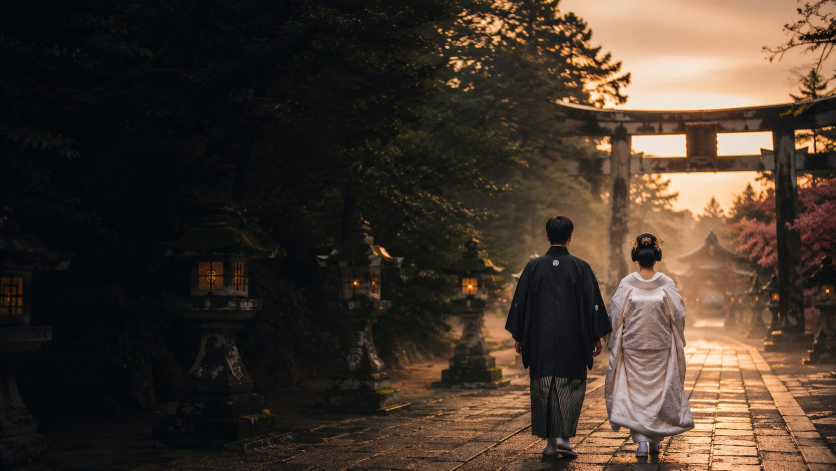
#> input picture wedding/hero.jpg, 1672 x 941 px (shown at 1/2 size)
$ python -i build_reel_anim.py   (imports and definitions only)
#> lines starting #> are read from the running program, lines starting #| are printed output that depends on the picture; after the words box and inside, x2 and y2 are one past the last pixel; in counts of white or black regions, pixels touching at a corner belong together
#> in petal_sprite, `im = Image.new('RGBA', (size, size), (0, 0, 0, 0))`: im: PIL image 26x26 RGBA; every value is 0
#> further down, picture is the input picture: PIL image 1672x941 RGB; mean R, G, B 67.6, 54.6, 44.1
#!/usr/bin/env python3
# -*- coding: utf-8 -*-
"""
Animated ("kinetic typography") v2 of the Tsumugi x Raha Kenya reel.

Replicates the motion language of the reference Instagram ad:
  - line-by-line text reveal (fade + rise, eased)
  - emphasis box that wipes in behind the punch line
  - warm light-burst transitions between scenes
  - drifting sakura petals
  - Ken Burns push on every photo

Renders the whole thing as a 30fps RGB frame stream piped straight into
ffmpeg (libx264).  No Canva required.
"""
import os, math, subprocess, random
from PIL import Image, ImageDraw, ImageFont, ImageEnhance, ImageFilter, ImageChops
import imageio_ffmpeg

REPO  = os.path.dirname(os.path.dirname(os.path.abspath(__file__)))
WED   = os.path.join(REPO, "wedding")
FONTS = "/tmp/reel/fonts"
OUT   = "/tmp/reel/out"
DBG   = "/tmp/reel/anim_dbg"
# [1 line not run here, left out]
# [1 line that did not run here, left out]

W, H, FPS = 1080, 1920, 30
CREAM = (246, 239, 230); GOLD = (224, 196, 122); GOLD2 = (201, 162, 75); SUMI = (20, 16, 14)
SERIF = os.path.join(FONTS, "NotoSerifJP.ttf"); SANS = os.path.join(FONTS, "NotoSansJP.ttf")
COLORS = {"cream": CREAM, "gold": GOLD}
# [1 line not run here, left out]

# [6 lines left out: function font, not called in this run]

def ease_out(p):  return 1 - (1 - p) ** 3
def clamp(v, a=0.0, b=1.0): return a if v < a else b if v > b else v

# ---------- text line rendering (tight RGBA w/ soft shadow) ----------
def line_width(f, s, tr): return sum(f.getlength(c) for c in s) + tr * (len(s) - 1) if s else 0
# [25 lines left out: functions fit_font, render_line, cover, not called in this run]

def warm_grade(img, dark=0.0):
#> called with dark = 0
    w, h = img.size
#> w = 1672; h = 941
    img = ImageEnhance.Color(img).enhance(1.14)
    img = ImageEnhance.Contrast(img).enhance(1.07)
    img = ImageEnhance.Brightness(img).enhance(1.02 - dark)
    r, g, b = img.split()
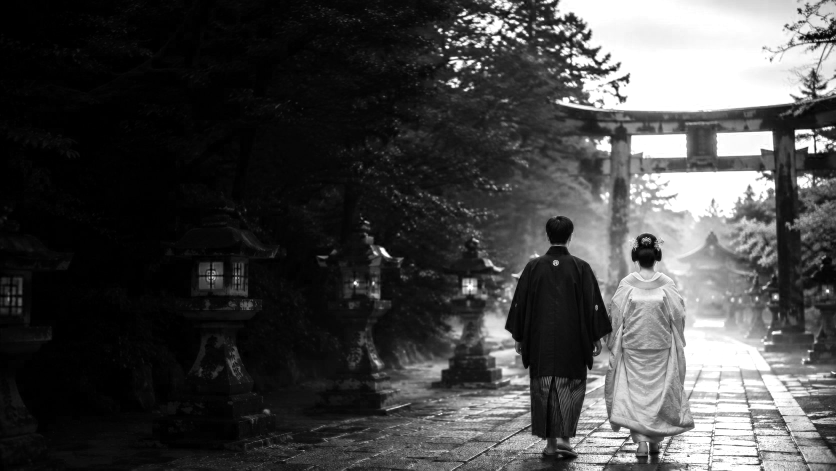
#> r: PIL image 1672x941 L (shown at 1/2 size); min 0, max 255, mean 69.2
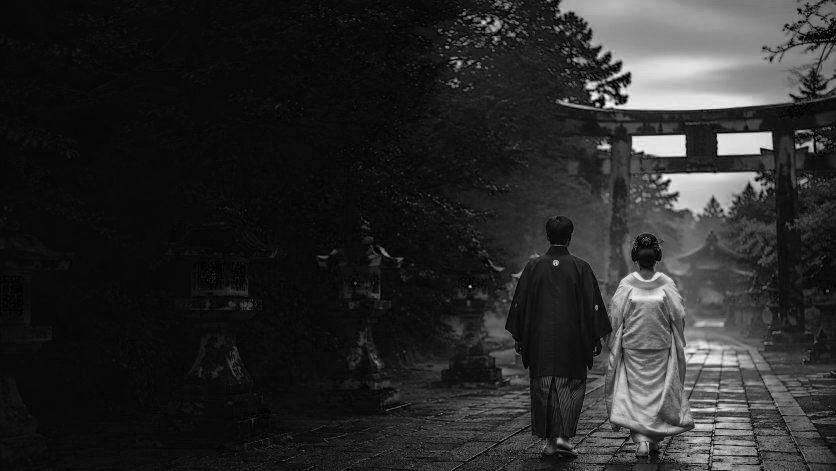
#> b: PIL image 1672x941 L (shown at 1/2 size); min 0, max 253, mean 40.6
    r = r.point(lambda v: min(255, int(v * 1.07 + 6))); b = b.point(lambda v: int(v * 0.93))
    img = Image.merge("RGB", (r, g, b))
    glow = Image.new("RGB", (w, h), (255, 186, 112)); mask = Image.new("L", (w, h), 0)
#> after `glow = Image.new('RGB', (w, h), (255, 186, 112))`:
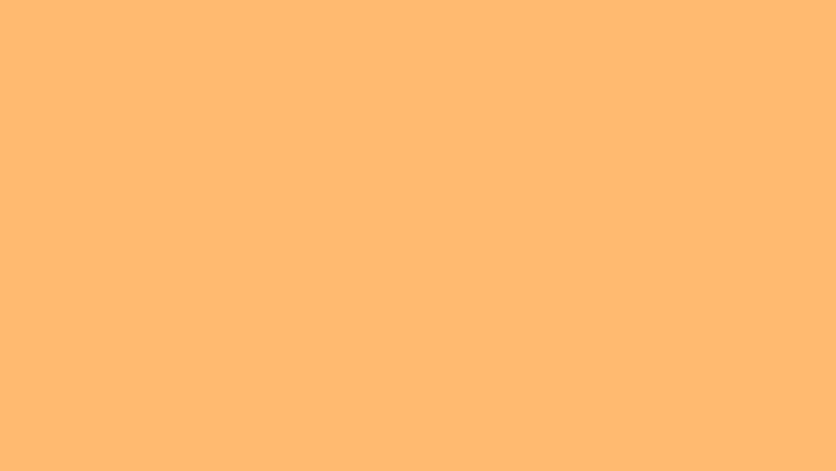
#> glow: PIL image 1672x941 RGB (shown at 1/2 size); mean R, G, B 255, 186, 112
#> after `mask = Image.new('L', (w, h), 0)`: mask: PIL image 1672x941 L; every value is 0
    ImageDraw.Draw(mask).ellipse([-w*0.3, -h*0.25, w*1.3, h*0.6], fill=70)
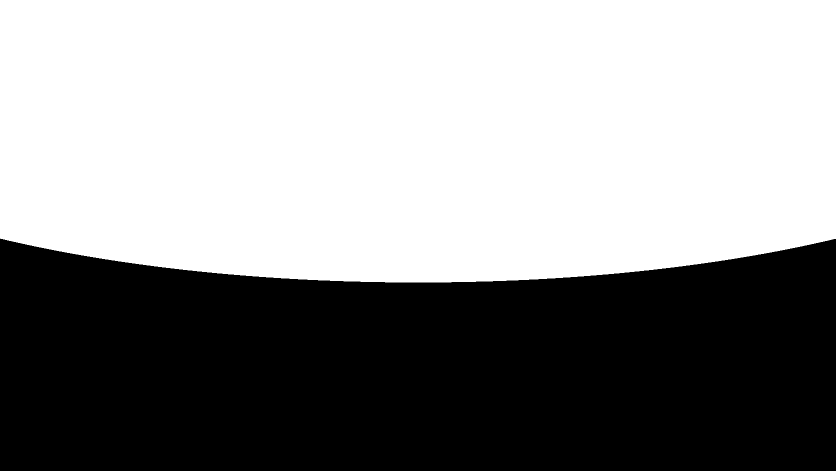
#> mask: PIL image 1672x941 L (shown at 1/2 size); values 0 (black) and 70 (white), 57.1% white; 1 black region, box (x1, y1, x2, y2) and area: (0, 477, 1672, 941) 675182
    mask = mask.filter(ImageFilter.GaussianBlur(int(w*0.2)))
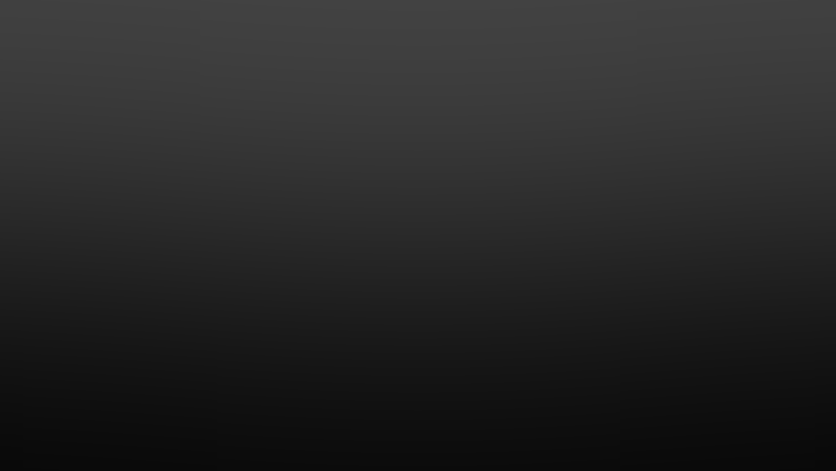
#> mask: PIL image 1672x941 L (shown at 1/2 size); min 9, max 66, mean 39
    img = Image.composite(ImageChops.screen(img, glow), img, mask)
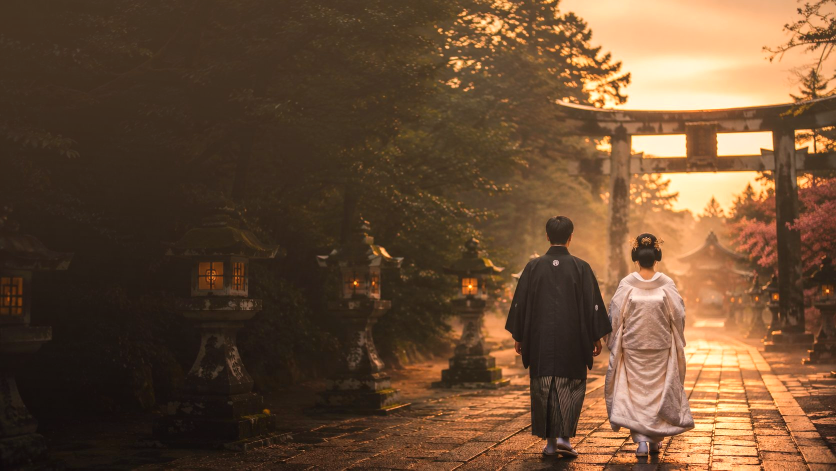
#> img: PIL image 1672x941 RGB (shown at 1/2 size); mean R, G, B 105, 76.4, 52
    vig = Image.new("L", (w, h), 0)
    ImageDraw.Draw(vig).ellipse([-w*0.18, -h*0.12, w*1.18, h*1.12], fill=255)
#> vig: PIL image 1672x941 L; 98.5% white; 4 black regions, box (x1, y1, x2, y2) and area: (0, 0, 165, 76) 5945, (1508, 0, 1672, 76) 5869, (0, 866, 163, 941) 5780, (1510, 866, 1672, 941) 5705
    vig = vig.filter(ImageFilter.GaussianBlur(int(w*0.24)))
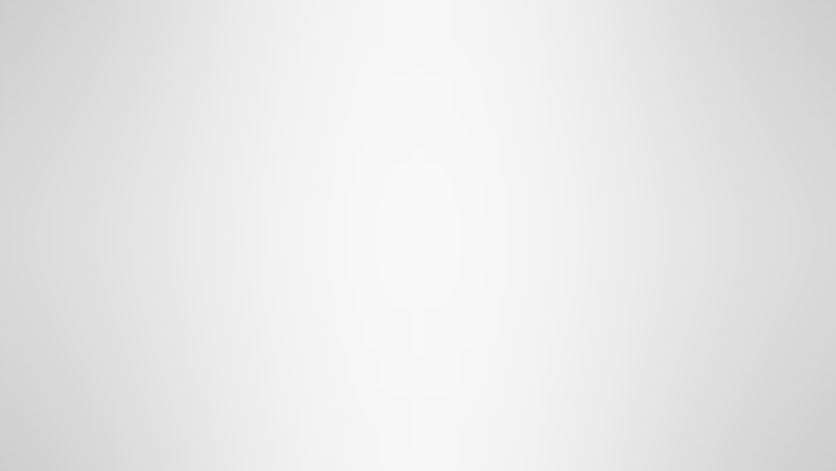
#> vig: PIL image 1672x941 L (shown at 1/2 size); min 205, max 248, mean 232.2
    img = Image.composite(img, ImageEnhance.Brightness(img).enhance(0.62), vig)
    return img

# [7 lines left out: function bottom_scrim, not called in this run]

# ---------- petal sprite + field ----------
def petal_sprite(size=26):
    im = Image.new("RGBA", (size, size), (0, 0, 0, 0)); d = ImageDraw.Draw(im)
    d.ellipse([size*0.18, size*0.05, size*0.82, size*0.95], fill=(247, 214, 214, 235))
    d.ellipse([size*0.30, size*0.12, size*0.70, size*0.6], fill=(255, 235, 235, 120))
    return im
PETAL = petal_sprite()
PETALS = [dict(x=random.uniform(0, W), y=random.uniform(-H, H), v=random.uniform(36, 80),
               amp=random.uniform(18, 55), w=random.uniform(0.5, 1.4), ph=random.uniform(0, 6.28),
               sc=random.uniform(0.45, 1.15), rot=random.uniform(0, 360),
               rv=random.uniform(-40, 40)) for _ in range(26)]

# [7 lines left out: function draw_petals, not called in this run]

# ---------- scene model ----------
FRAMES = [
    dict(img="hero.jpg", kicker="MARRY WHERE YOUR ROOTS BEGAN", kb="in",
         jp=[("いつか、","cream",1.0,0),("おじいちゃんの国で。","cream",1.0,1)],
         en="One day, in the country we come from."),
    dict(img="shrine.jpg", kb="out",
         jp=[("「日本で挙げたい」。","cream",1.0,0),("でも、言葉も段取りも、","cream",0.92,0),
             ("全部むこう側。","cream",1.0,1)],
         en="The language, the planning, it all feels far away."),
    dict(img="showcase-sakura.jpg", kb="in",
         jp=[("大丈夫。","gold",1.25,1),("「想い」だけ、持ってくればいい。","cream",0.92,0)],
         en="Bring only what matters. We carry the rest."),
    dict(img="kimono.jpg", kb="out",
         jp=[("神社の儀式も、着物も、料理も。","cream",0.9,0),("——英語で、ぜんぶ。","gold",1.1,1)],
         en="Shrine rites, kimono, cuisine, handled in English."),
    dict(img="family.jpg", kb="in",
         jp=[("家族の旅まで、","cream",1.0,0),("ひとつの窓口で。","cream",1.0,1)],
         en="Even your family's journey, one planner, one contact."),
    dict(img="showcase-ryokan.jpg", kicker="OUR STORY SO FAR", kb="out",
         jp=[("これまで、","cream",0.82,0),("50組以上の","gold",1.55,1),
             ("「ルーツに還る一日」を。","cream",0.94,0)],
         en="50+ celebrations. Families, home again."),
    dict(img="hero.jpg", cta=True, kb="in",
         jp=[("あなたの物語を、","cream",1.0,0),("聞かせて。","cream",1.0,0)],
         en="Tell us your story", button="▶ まずは無料相談"),
]

SCENE_DUR = 3.7
FLASH = 0.42

# [113 lines left out: functions build_scene, ken_window, render_caption_frame, render_cta_frame, not called in this run]

def apply_alpha(img, f):
    a = img.split()[3].point(lambda v: int(v * clamp(f))); img.putalpha(a); return img

# sparks rising through the opening doorway
SPARKS = [dict(x0=random.uniform(-0.5, 0.5), y=random.uniform(0, 1), v=random.uniform(0.18, 0.5),
               sz=random.uniform(2, 6), ph=random.uniform(0, 6.28)) for _ in range(18)]

# [11 lines left out: function draw_intro_sparks, not called in this run]

INTRO_DUR = 2.8

# [91 lines left out: functions render_intro_frame, main, not called in this run]

# [2 lines not run here, left out]

>>> from PIL import Image
>>> picture = Image.open('../wedding/hero.jpg')
>>> result = warm_grade(picture)

$ run again, on wedding/planner.jpg
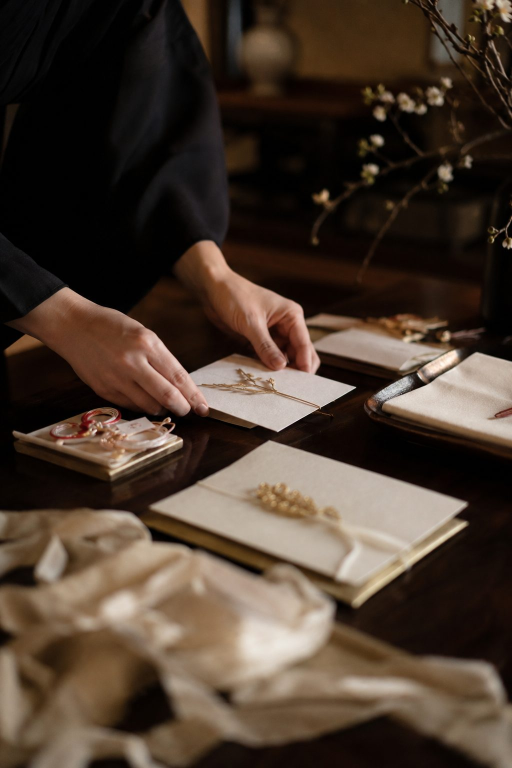
#> input picture wedding/planner.jpg, 1024 x 1536 px (shown at 1/2 size)
#> im: PIL image 26x26 RGBA; every value is 0
#> picture is the input picture: PIL image 1024x1536 RGB; mean R, G, B 73.4, 58.5, 46.9
#> in warm_grade, `img = Image.composite(ImageChops.screen(img, glow), img, mask)`:
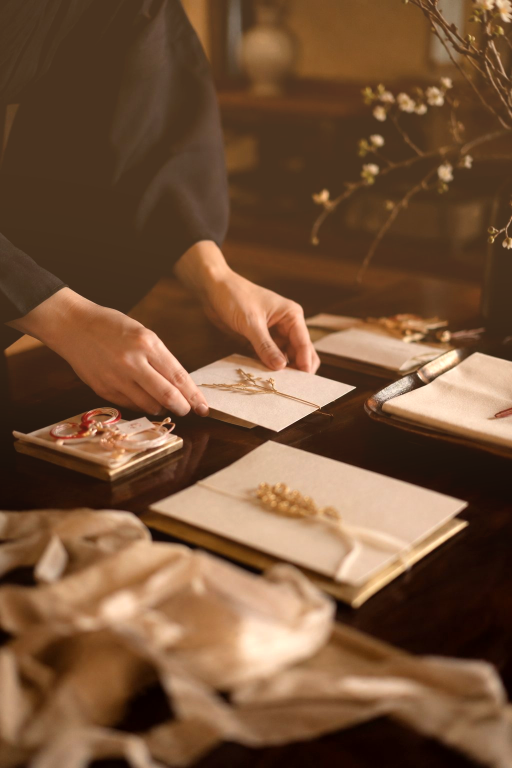
#> img: PIL image 1024x1536 RGB (shown at 1/2 size); mean R, G, B 117.6, 83.2, 56.9
#> in warm_grade, `vig = vig.filter(ImageFilter.GaussianBlur(int(w*0.24)))`:
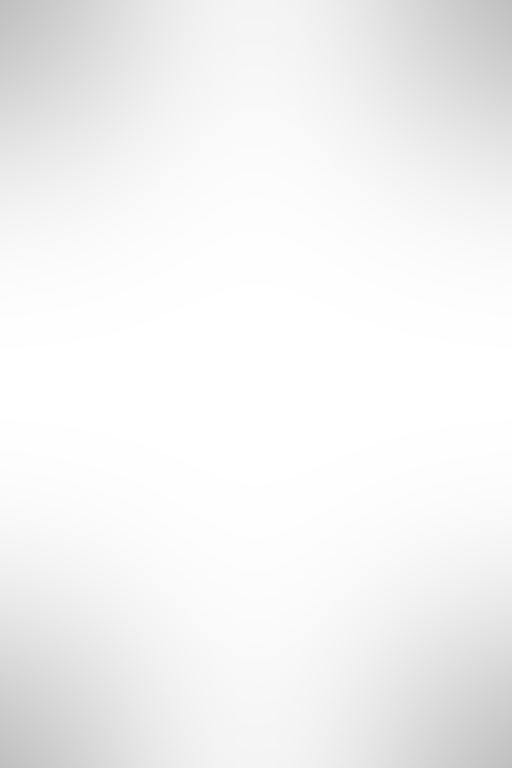
#> vig: PIL image 1024x1536 L (shown at 1/2 size); min 192, max 255, mean 243.1

$ run again, on wedding/showcase-tokyo.jpg
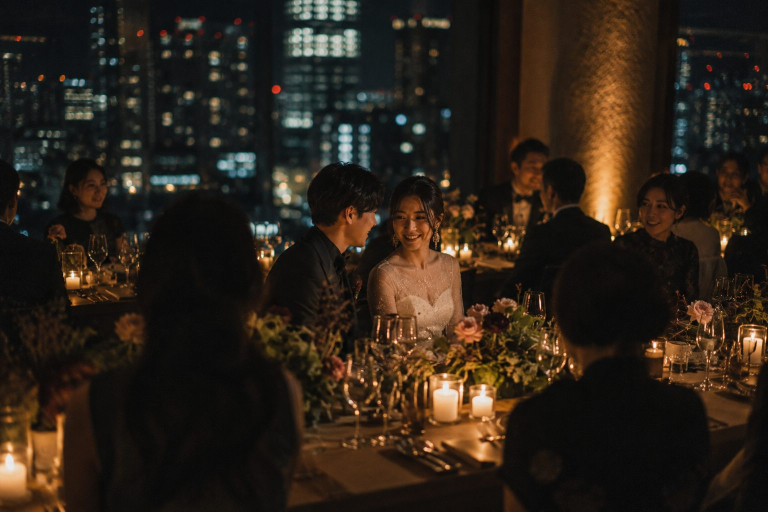
#> input picture wedding/showcase-tokyo.jpg, 1536 x 1024 px (shown at 1/2 size)
#> im: PIL image 26x26 RGBA; every value is 0
#> picture is the input picture: PIL image 1536x1024 RGB; mean R, G, B 44.6, 34.7, 24.8
#> in warm_grade, `ImageDraw.Draw(mask).ellipse([-w*0.3, -h*0.25, w*1.3, h*0.6], fill=70)`:
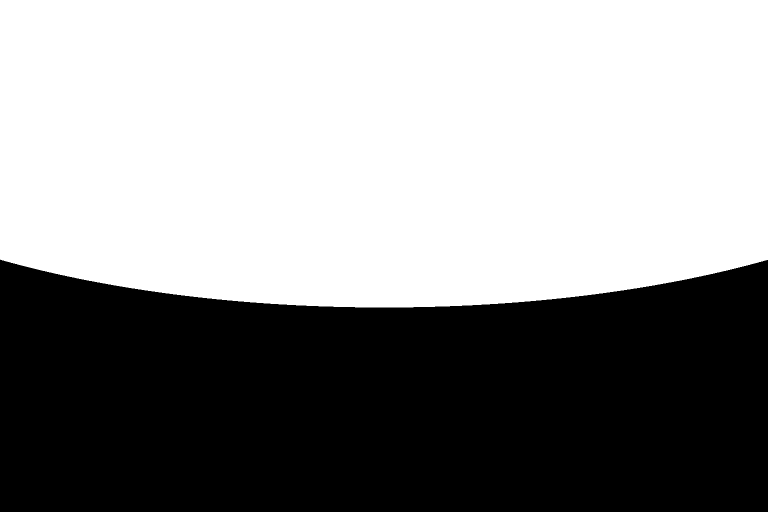
#> mask: PIL image 1536x1024 L (shown at 1/2 size); values 0 (black) and 70 (white), 57.1% white; 1 black region, box (x1, y1, x2, y2) and area: (0, 519, 1536, 1024) 674764
#> in warm_grade, `img = Image.composite(ImageChops.screen(img, glow), img, mask)`:
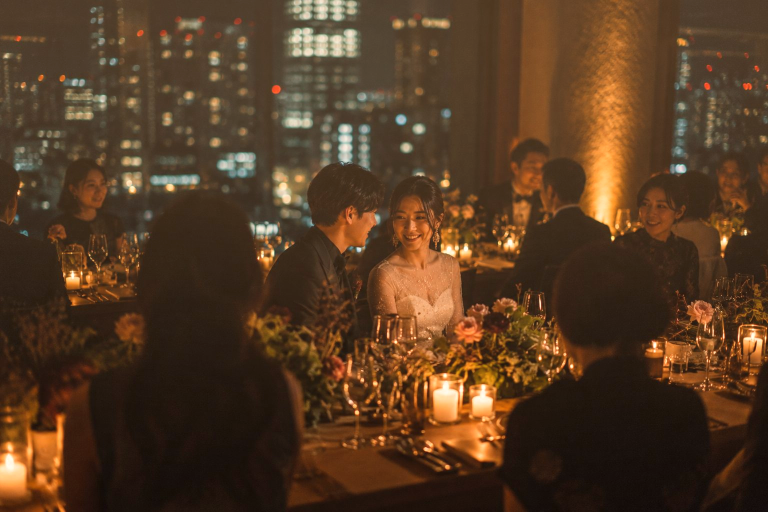
#> img: PIL image 1536x1024 RGB (shown at 1/2 size); mean R, G, B 85.5, 58.6, 35.4
